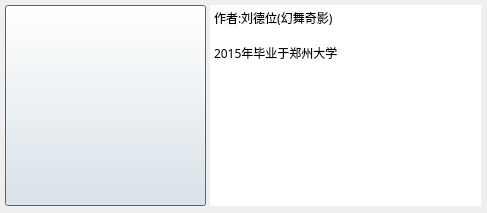
<?xml version="1.0" encoding="UTF-8"?>
<ui version="4.0">
 <class>DialogAboutAuthor</class>
 <widget class="QDialog" name="DialogAboutAuthor">
  <property name="geometry">
   <rect>
    <x>0</x>
    <y>0</y>
    <width>487</width>
    <height>213</height>
   </rect>
  </property>
  <property name="minimumSize">
   <size>
    <width>487</width>
    <height>213</height>
   </size>
  </property>
  <property name="maximumSize">
   <size>
    <width>487</width>
    <height>213</height>
   </size>
  </property>
  <property name="windowTitle">
   <string>关于作者</string>
  </property>
  <widget class="QPlainTextEdit" name="plainTextEdit">
   <property name="geometry">
    <rect>
     <x>210</x>
     <y>5</y>
     <width>271</width>
     <height>201</height>
    </rect>
   </property>
   <property name="font">
    <font>
     <family>Microsoft YaHei</family>
    </font>
   </property>
   <property name="frameShape">
    <enum>QFrame::NoFrame</enum>
   </property>
   <property name="readOnly">
    <bool>true</bool>
   </property>
   <property name="plainText">
    <string>作者:刘德位(幻舞奇影)

2015年毕业于郑州大学
</string>
   </property>
  </widget>
  <widget class="QPushButton" name="pushButton">
   <property name="geometry">
    <rect>
     <x>5</x>
     <y>5</y>
     <width>201</width>
     <height>201</height>
    </rect>
   </property>
   <property name="autoFillBackground">
    <bool>false</bool>
   </property>
   <property name="text">
    <string/>
   </property>
   <property name="icon">
    <iconset resource="res.qrc">
     <normaloff>:/res/author.jpg</normaloff>:/res/author.jpg</iconset>
   </property>
   <property name="iconSize">
    <size>
     <width>201</width>
     <height>201</height>
    </size>
   </property>
  </widget>
 </widget>
 <resources>
  <include location="res.qrc"/>
 </resources>
 <connections/>
</ui>
